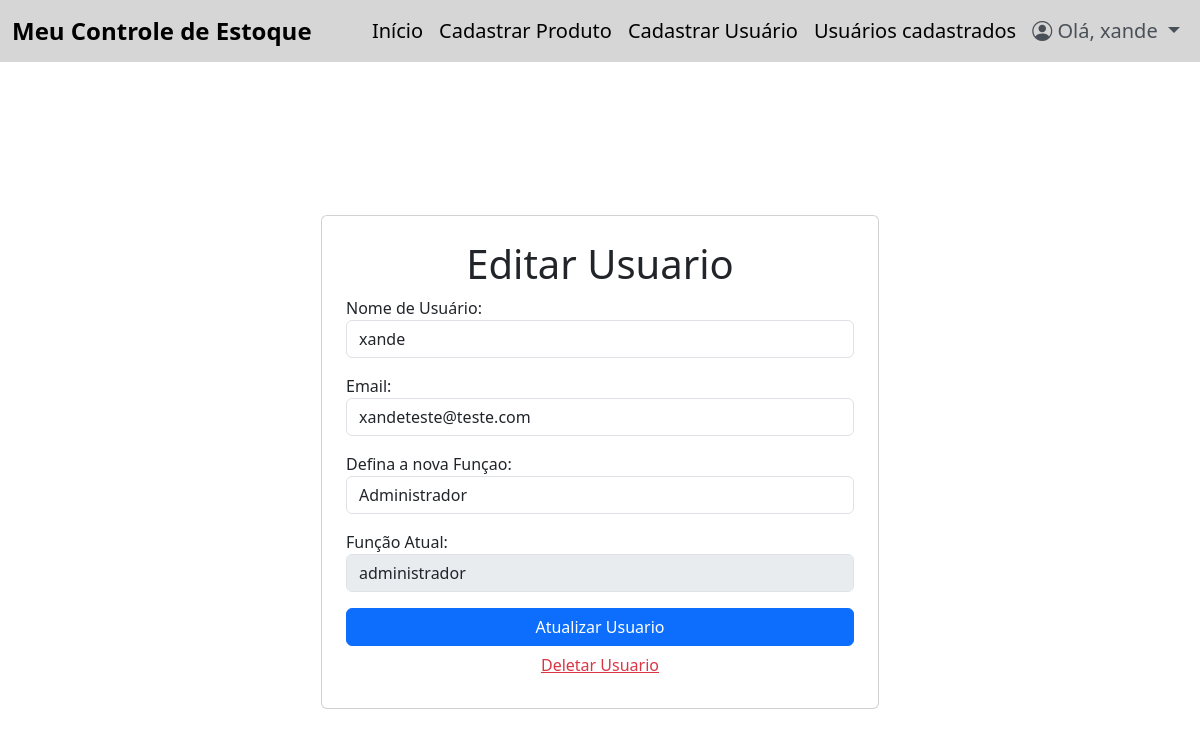
The page /editar_usuario_comum/1/ (signed in) on the database as committed earlier.
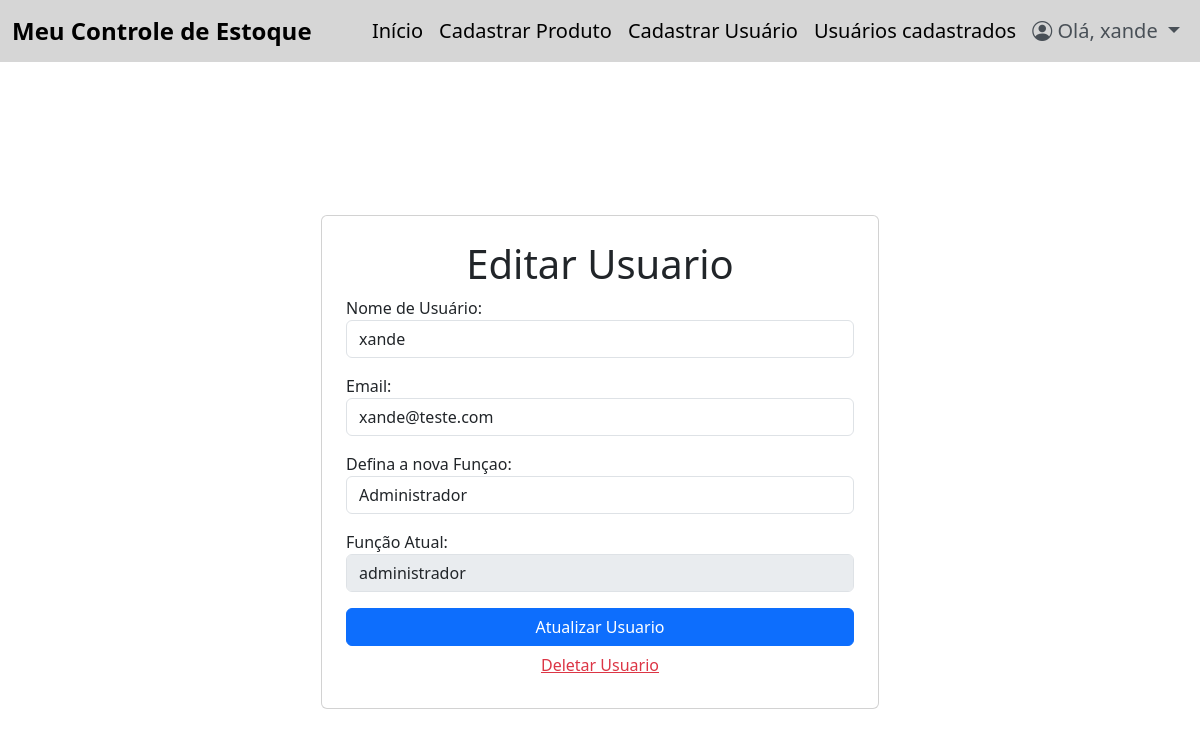
The same page on the database as committed later.
### app/models.py (models this page shows)
class Usuario(UserMixin, db.Model):
    id = db.Column(db.Integer, primary_key=True, autoincrement=True)
    username = db.Column(db.String(100), nullable=False, unique=True)
    password = db.Column(db.String(100), nullable=False)
    confirm_password = db.Column(db.String(100), nullable=False)
    email = db.Column(db.String(100), nullable=False, unique=True)
    nivel_funcao = db.Column(db.String(15), nullable=False, default='comum')

### app/routes.py (the view, shortened to what this page needs)
@bp.route('/editar_usuario_comum/<int:usuario_id>/', methods=['GET', 'POST'])
def editar_usuario_comum(usuario_id):
    if current_user.nivel_funcao != 'administrador':
        abort(403)
    usuario = Usuario.query.get(usuario_id)
    return render_template('editar_usuario.html', usuario=usuario)

### app/__init__.py (called while the page is built)
@login_manager.user_loader
def load_user(user_id):
    from app.models import Usuario
    return Usuario.query.get(int(user_id))

### app/templates/editar_usuario.html (shortened to what this page needs)
{% extends 'base.html' %}
{% block content %}
<div class="container d-flex justify-content-center align-items-center vh-100">
    <div class="card p-4 w-50">
        <h1 class="text-center">Editar Usuario</h1>
        <form action="{{url_for('routes.editar_usuario_comum', usuario_id=usuario.id )}}" method="post">
            <div class="form-group mb-3">
                <label for="username">Nome de Usuário:</label>
                <input type="text" id="username" name="username" class="form-control" value="{{ usuario.username }}"
                    required>
            </div>
            <div class="form-group mb-3">
                <label for="email">Email:</label>
                <input type="email" id="email" name="email" class="form-control" value="{{ usuario.email }}" required>
            </div>
            <div class="form-group mb-3">
                <label for="status">Defina a nova Funçao:</label>
                <select id="nivel_funcao" name="nivel_funcao" class="form-control">
                    <option value="administrador" {% if usuario.nivel_funcao == 'administrador' %}selected{% endif %}>Administrador</option>
                </select>
            </div>
            <div class="form-group mb-3">
                <label for="funcao">Função Atual:</label>
                <input type="text"class="form-control" value="{{ usuario.nivel_funcao }}" disabled>
            </div>
            <button type="submit" class="btn btn-primary w-100">Atualizar Usuario</button>
        </form>
            <form action="{{ url_for('routes.deletar_usuario_comum', usuario_id=usuario.id) }}" class="text-center" method="POST">
                <button type="submit" class="text-danger btn btn-link w-100"
                    onclick="return confirm('Tem certeza que deseja excluir este usuario ?');">Deletar Usuario
                </button>
            </form>
    </div>
</div>
{% endblock %}

### app/templates/base.html (shortened to what this page needs)
<!DOCTYPE html>
<html lang="en">
<head>
    <link rel="stylesheet" href="https://cdn.datatables.net/1.13.6/css/jquery.dataTables.min.css">
    <link href="https://cdn.jsdelivr.net/npm/bootstrap@5.3.0/dist/css/bootstrap.min.css" rel="stylesheet">
    <link href="https://cdn.jsdelivr.net/npm/bootstrap-icons/font/bootstrap-icons.css" rel="stylesheet">
    <link rel="stylesheet" href="{{ url_for('static', filename='css/style.css') }}">
</head>
<body>
    {% block nav %}
    <nav class="navbar navbar-expand-lg">
        <div class="container-fluid">
            <a class="navbar-brand fw-bold fs-4" href="#">Meu Controle de Estoque</a>
            <div class="collapse navbar-collapse" id="navbarNav">
                <ul class="navbar-nav ms-auto">
                    <li class="nav-item">
                        <a class="nav-link fs-5" href="{{ url_for('routes.index') }}">Início</a>
                    </li>
                    {% if current_user.nivel_funcao != 'comum' %}
                    <li class="nav-item">
                        <a class="nav-link fs-5" href="{{ url_for('routes.cadastrar_produto') }}">Cadastrar Produto</a>
                    </li>
                    <li class="nav-item">
                        <a class="nav-link fs-5" href="{{ url_for('routes.registrar_usuario_comum') }}">Cadastrar Usuário</a>
                    </li>
                    <li class="nav-item">
                        <a class="nav-link fs-5" href="{{ url_for('routes.listar_usuarios') }}">Usuários cadastrados</a>
                    </li>
                    {% endif %}
                    <li class="nav-item dropdown">
                        <a class="nav-link dropdown-toggle fs-5" href="#" id="perfilDropdown" role="button" data-bs-toggle="dropdown" aria-expanded="false" style="color: #495057;">
                            <i class="bi bi-person-circle"></i> Olá, {{ current_user.username }}
                        </a>
                    </li>
                </ul>
            </div>
        </div>
    </nav>
    {% endblock %}
    {% block content %}
    {% endblock %}
</body>
</html>

Rows that differ between the two databases and show on the page:
changed Usuario "xande": email "xandeteste@teste.com" → "xande@teste.com"
